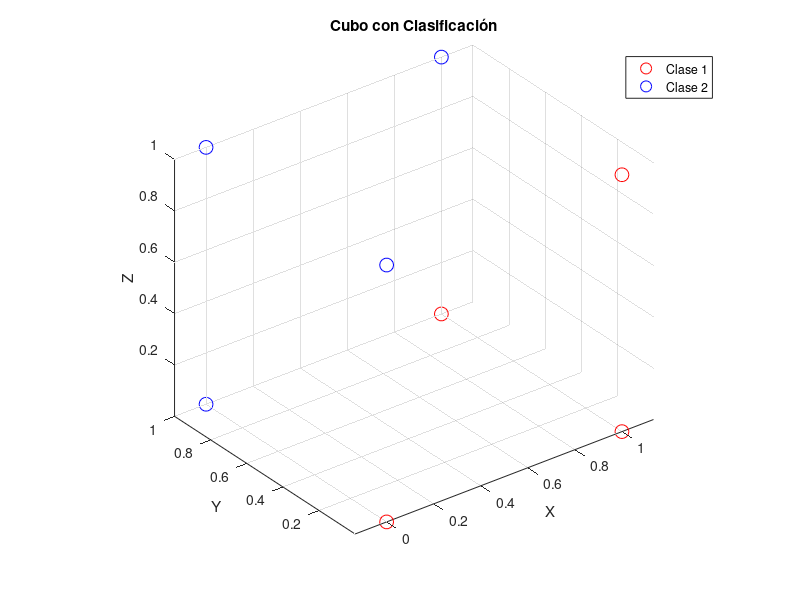
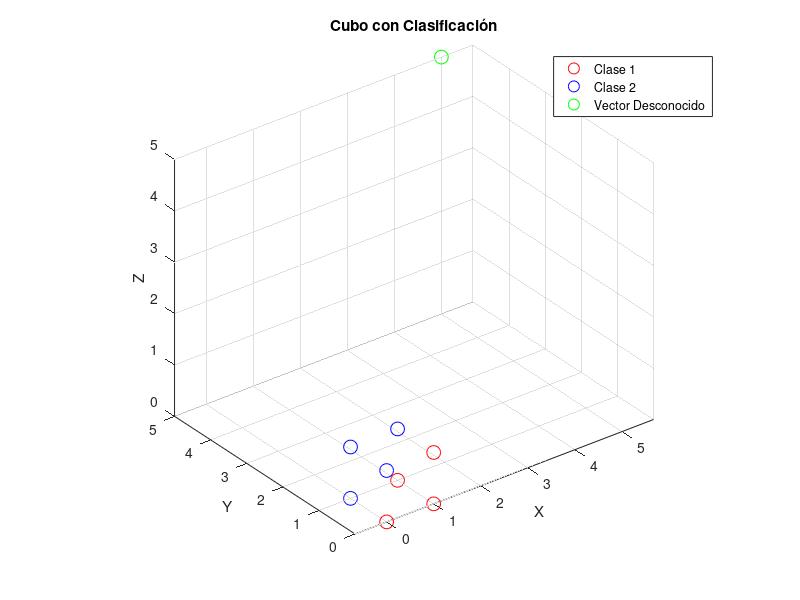

The MATLAB script that drew these images, in order:
clc % limpia pantalla
clear %limpia todo
close all %cierra todo
warning off all


figure(1);
hold on;
axis equal;
view(3);

% Dibujar los puntos de cada clase
Clase1 = [1 0 0; 0 0 0; 1 0 1; 1 1 0]; 
Clase2 = [1 1 1; 0 0 1; 0 1 1; 0 1 0];

% Dibujar los vértices de cada clase (Cubo)
plot3(Clase1(:,1), Clase1(:,2), Clase1(:,3), 'ro', 'MarkerSize', 10, 'DisplayName', 'Clase 1');
plot3(Clase2(:,1), Clase2(:,2), Clase2(:,3), 'bo', 'MarkerSize', 10, 'DisplayName', 'Clase 2');

legend;
xlabel('X');
ylabel('Y');
zlabel('Z');
title('Cubo con Clasificación');
grid on;

% Calcular la matriz de covarianza de cada clase
cov_clase1 = cov(Clase1);
cov_clase2 = cov(Clase2);

% Mostrar las matrices de covarianza
disp('Matriz de covarianza Clase 1:');
disp(cov_clase1);
disp('Matriz de covarianza Clase 2:');
disp(cov_clase2);

% Definir los centroides de cada clase
centroide_clase1 = mean(Clase1);
centroide_clase2 = mean(Clase2);

% Pedir la ubicación del vector desconocido (ingresar valores x, y, z uno por uno)
x = input('Introduce la coordenada X del vector desconocido: ');
y = input('Introduce la coordenada Y del vector desconocido: ');
z = input('Introduce la coordenada Z del vector desconocido: ');
vector = [x, y, z];

figure(2); % Corrección de la creación de figura
hold on;
axis equal;
view(3);

% No es necesario volver a definir las clases aquí, ya están definidas arriba

% Dibujar los vértices de cada clase (Cubo)
plot3(Clase1(:,1), Clase1(:,2), Clase1(:,3), 'ro', 'MarkerSize', 10, 'DisplayName', 'Clase 1');
plot3(Clase2(:,1), Clase2(:,2), Clase2(:,3), 'bo', 'MarkerSize', 10, 'DisplayName', 'Clase 2');

legend;
xlabel('X');
ylabel('Y');
zlabel('Z');
title('Cubo con Clasificación');
grid on;

% Dibujar el punto del vector desconocido sobre el cubo
plot3(vector(1), vector(2), vector(3), 'go', 'MarkerSize', 10, 'DisplayName', 'Vector Desconocido');
legend;

% Definir el número de clases y los datos de las clases
num_clases = 2;
Clases = cat(3, Clase1, Clase2);
centroides = [centroide_clase1; centroide_clase2];
distancia_maxima = 1.5*2; % umbral para determinar si está fuera del cubo

% Mostrar el vector desconocido sobre el cubo antes de elegir la clasificación
disp('El vector desconocido ha sido plotteado en la gráfica.');

% Pedir al usuario que elija entre distancia de Mahalanobis o máxima probabilidad
opcion = input('Seleccione el método de clasificación: 1 para Mahalanobis, 2 para Máxima Probabilidad: ');

if opcion == 1
    % Clasificación usando la distancia de Mahalanobis
    distancias_mahalanobis = zeros(1, num_clases);
    for i = 1:num_clases
        matriz_cov = cov(squeeze(Clases(:,:,i)));
        inv_cov = inv(matriz_cov);
        rest = vector' - centroides(i,:)';
        distancias_mahalanobis(i) = sqrt((rest)' * inv_cov * rest);
    end
    [minimo, clase] = min(distancias_mahalanobis);
    if minimo <= distancia_maxima
        fprintf('\nMahalanobis: El vector pertenece a la clase %d', clase);
        fprintf('\nLa mínima distancia es de: %f\n', minimo);
    else
        disp('El vector desconocido no pertenece a ninguna clase.');
        fprintf('\nLa mínima distancia es de: %f\n', minimo);
    end
elseif opcion == 2
    distancias_mahalanobis = zeros(1, num_clases);
    for i = 1:num_clases
        matriz_cov = cov(squeeze(Clases(:,:,i)));
        inv_cov = inv(matriz_cov);
        rest = vector' - centroides(i,:)';
        distancias_mahalanobis(i) = sqrt((rest)' * inv_cov * rest);
    end
    [minimo, clase] = min(distancias_mahalanobis);
    % Clasificación usando la máxima probabilidad
    probabilidades = zeros(1, num_clases);
    for i = 1:num_clases
        matriz_cov = cov(squeeze(Clases(:,:,i)));
        inv_cov = inv(matriz_cov);
        det_cov = det(matriz_cov);
        d = 3; % Dimensión de los datos (x, y, z)
        rest = vector' - centroides(i,:)';
        probabilidades(i) = (1 / ((2 * pi)^(d / 2) * sqrt(det_cov))) * exp(-0.5 * rest' * inv_cov * rest);
    end

    % Normalización de probabilidades para que sumen 1
    suma_probabilidades = sum(probabilidades);
    probabilidades_normalizadas = probabilidades / suma_probabilidades;

    [max_prob, clase] = max(probabilidades_normalizadas);
    
    % Convertir probabilidad a porcentaje y verificar si es mayor al 60%
    max_prob_porcentaje = max_prob * 100;
    
    if minimo <= distancia_maxima
        fprintf("\nMáxima Probabilidad: El vector pertenece a la clase %d", clase);
        fprintf('\nLa máxima probabilidad es de: %.2f%%\n', max_prob_porcentaje);
    else
        fprintf("\nLa máxima probabilidad es menor al 60%%, el vector no pertenece a ninguna clase.");
    end
else
    disp('Opción no válida. Seleccione 1 para Mahalanobis o 2 para Máxima Probabilidad.');
end

hold off;

